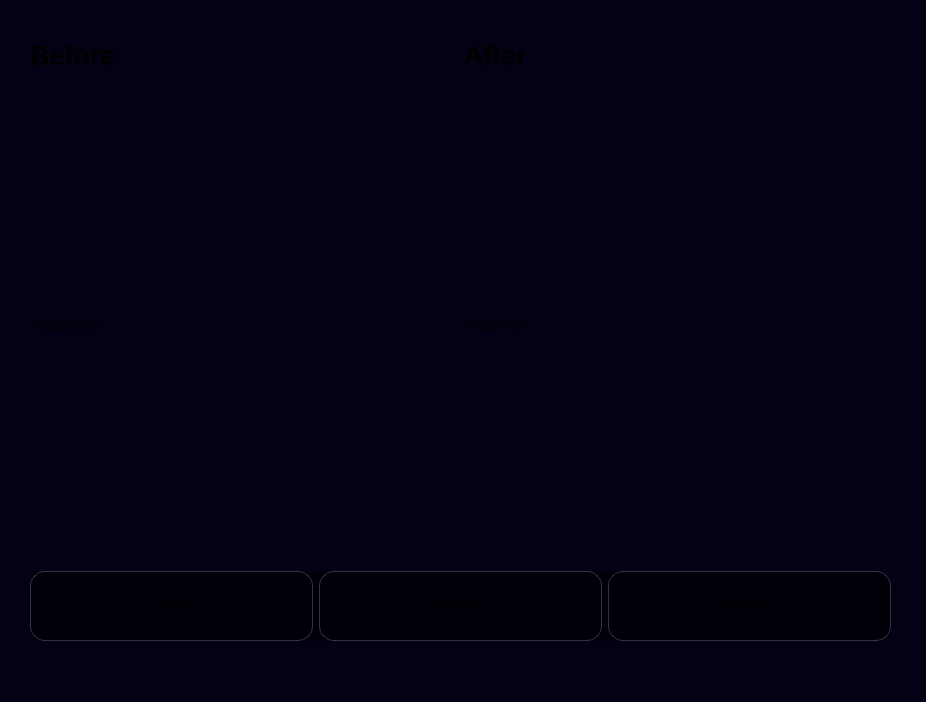
<?xml version="1.0" encoding="UTF-8"?>
<ui version="4.0">
 <class>MainWindow</class>
 <widget class="QMainWindow" name="MainWindow">
  <property name="geometry">
   <rect>
    <x>0</x>
    <y>0</y>
    <width>926</width>
    <height>702</height>
   </rect>
  </property>
  <property name="maximumSize">
   <size>
    <width>2000</width>
    <height>2000</height>
   </size>
  </property>
  <property name="windowTitle">
   <string>MainWindow</string>
  </property>
  <property name="styleSheet">
   <string notr="true">background-color: rgb(4, 1, 20);</string>
  </property>
  <widget class="QWidget" name="centralwidget">
   <widget class="QWidget" name="">
    <property name="geometry">
     <rect>
      <x>30</x>
      <y>30</y>
      <width>861</width>
      <height>611</height>
     </rect>
    </property>
    <layout class="QVBoxLayout" name="verticalLayout">
     <property name="leftMargin">
      <number>0</number>
     </property>
     <property name="topMargin">
      <number>0</number>
     </property>
     <property name="rightMargin">
      <number>0</number>
     </property>
     <property name="bottomMargin">
      <number>0</number>
     </property>
     <item>
      <widget class="QFrame" name="">
       <property name="maximumSize">
        <size>
         <width>16777215</width>
         <height>50</height>
        </size>
       </property>
       <property name="styleSheet">
        <string notr="true">background-color: none;
border: none;
font-weight: bold;
font-size: 20pt;</string>
       </property>
       <layout class="QHBoxLayout" name="horizontalLayout">
        <property name="leftMargin">
         <number>0</number>
        </property>
        <property name="topMargin">
         <number>0</number>
        </property>
        <property name="rightMargin">
         <number>0</number>
        </property>
        <property name="bottomMargin">
         <number>0</number>
        </property>
        <item>
         <widget class="QLabel" name="label_2">
          <property name="text">
           <string>Before</string>
          </property>
         </widget>
        </item>
        <item>
         <widget class="QLabel" name="label_3">
          <property name="text">
           <string>After</string>
          </property>
         </widget>
        </item>
       </layout>
      </widget>
     </item>
     <item>
      <widget class="QFrame" name="">
       <property name="styleSheet">
        <string notr="true">background-color: none;

padding-top: 10px;
padding-bottom: 10px;
</string>
       </property>
       <layout class="QHBoxLayout" name="horizontalLayout_2">
        <property name="leftMargin">
         <number>0</number>
        </property>
        <property name="topMargin">
         <number>0</number>
        </property>
        <property name="rightMargin">
         <number>0</number>
        </property>
        <property name="bottomMargin">
         <number>0</number>
        </property>
        <item>
         <widget class="QLabel" name="label_4">
          <property name="text">
           <string>Photo Before</string>
          </property>
         </widget>
        </item>
        <item>
         <widget class="QLabel" name="label_5">
          <property name="text">
           <string>Photo After</string>
          </property>
         </widget>
        </item>
       </layout>
      </widget>
     </item>
     <item>
      <widget class="QWidget" name="" native="true">
       <property name="enabled">
        <bool>true</bool>
       </property>
       <property name="maximumSize">
        <size>
         <width>16777215</width>
         <height>70</height>
        </size>
       </property>
       <property name="styleSheet">
        <string notr="true">background-color: rgb(0, 0, 8);
border: 1px solid rgb(0, 0, 8);
border-radius: 15%;

padding: 0;</string>
       </property>
       <layout class="QHBoxLayout" name="horizontalLayout_6">
        <property name="leftMargin">
         <number>0</number>
        </property>
        <property name="topMargin">
         <number>0</number>
        </property>
        <property name="rightMargin">
         <number>0</number>
        </property>
        <property name="bottomMargin">
         <number>0</number>
        </property>
        <item>
         <widget class="QFrame" name="">
          <property name="styleSheet">
           <string notr="true">border: 1.2px solid rgba(255, 255, 255, 50);
</string>
          </property>
          <layout class="QHBoxLayout" name="horizontalLayout_3">
           <property name="leftMargin">
            <number>0</number>
           </property>
           <property name="topMargin">
            <number>0</number>
           </property>
           <property name="rightMargin">
            <number>0</number>
           </property>
           <property name="bottomMargin">
            <number>0</number>
           </property>
           <item>
            <widget class="QPushButton" name="pushButton">
             <property name="cursor">
              <cursorShape>PointingHandCursor</cursorShape>
             </property>
             <property name="styleSheet">
              <string notr="true">border: 1.5 px solid rgba(255, 255, 255, 30);</string>
             </property>
             <property name="text">
              <string>Import</string>
             </property>
             <property name="icon">
              <iconset resource="Project/resources/res-rc.qrc">
               <normaloff>:/icon/icons/upload_24dp_E3E3E3_FILL0_wght400_GRAD0_opsz24.svg</normaloff>:/icon/icons/upload_24dp_E3E3E3_FILL0_wght400_GRAD0_opsz24.svg</iconset>
             </property>
             <property name="iconSize">
              <size>
               <width>32</width>
               <height>32</height>
              </size>
             </property>
             <property name="checkable">
              <bool>true</bool>
             </property>
            </widget>
           </item>
          </layout>
         </widget>
        </item>
        <item>
         <widget class="QFrame" name="frame_2">
          <property name="styleSheet">
           <string notr="true">border: 1.2px solid rgba(255, 255, 255, 50);</string>
          </property>
          <layout class="QHBoxLayout" name="horizontalLayout_5">
           <property name="leftMargin">
            <number>0</number>
           </property>
           <property name="topMargin">
            <number>0</number>
           </property>
           <property name="rightMargin">
            <number>0</number>
           </property>
           <property name="bottomMargin">
            <number>0</number>
           </property>
           <item>
            <widget class="QPushButton" name="pushButton_4">
             <property name="cursor">
              <cursorShape>PointingHandCursor</cursorShape>
             </property>
             <property name="styleSheet">
              <string notr="true">border: 1.5 px solid rgba(255, 255, 255, 30);</string>
             </property>
             <property name="text">
              <string>Enhance</string>
             </property>
             <property name="icon">
              <iconset resource="Project/resources/res-rc.qrc">
               <normaloff>:/icon/icons/wand_shine_24dp_E3E3E3_FILL0_wght400_GRAD0_opsz24.svg</normaloff>:/icon/icons/wand_shine_24dp_E3E3E3_FILL0_wght400_GRAD0_opsz24.svg</iconset>
             </property>
             <property name="iconSize">
              <size>
               <width>32</width>
               <height>32</height>
              </size>
             </property>
             <property name="checkable">
              <bool>false</bool>
             </property>
            </widget>
           </item>
          </layout>
         </widget>
        </item>
        <item>
         <widget class="QFrame" name="frame">
          <property name="styleSheet">
           <string notr="true">border: 1.2px solid rgba(255, 255, 255, 50);</string>
          </property>
          <layout class="QHBoxLayout" name="horizontalLayout_4">
           <property name="leftMargin">
            <number>0</number>
           </property>
           <property name="topMargin">
            <number>0</number>
           </property>
           <property name="rightMargin">
            <number>0</number>
           </property>
           <property name="bottomMargin">
            <number>0</number>
           </property>
           <item>
            <widget class="QPushButton" name="pushButton_5">
             <property name="cursor">
              <cursorShape>PointingHandCursor</cursorShape>
             </property>
             <property name="styleSheet">
              <string notr="true">border: 1.5 px solid rgba(255, 255, 255, 30);</string>
             </property>
             <property name="text">
              <string>Download</string>
             </property>
             <property name="icon">
              <iconset resource="Project/resources/res-rc.qrc">
               <normaloff>:/icon/icons/download_2_24dp_E3E3E3_FILL0_wght400_GRAD0_opsz24.svg</normaloff>:/icon/icons/download_2_24dp_E3E3E3_FILL0_wght400_GRAD0_opsz24.svg</iconset>
             </property>
             <property name="iconSize">
              <size>
               <width>32</width>
               <height>32</height>
              </size>
             </property>
            </widget>
           </item>
          </layout>
         </widget>
        </item>
       </layout>
      </widget>
     </item>
    </layout>
   </widget>
  </widget>
  <widget class="QMenuBar" name="menubar">
   <property name="geometry">
    <rect>
     <x>0</x>
     <y>0</y>
     <width>926</width>
     <height>33</height>
    </rect>
   </property>
  </widget>
  <widget class="QStatusBar" name="statusbar"/>
 </widget>
 <resources>
  <include location="Project/resources/res-rc.qrc"/>
 </resources>
 <connections/>
</ui>
